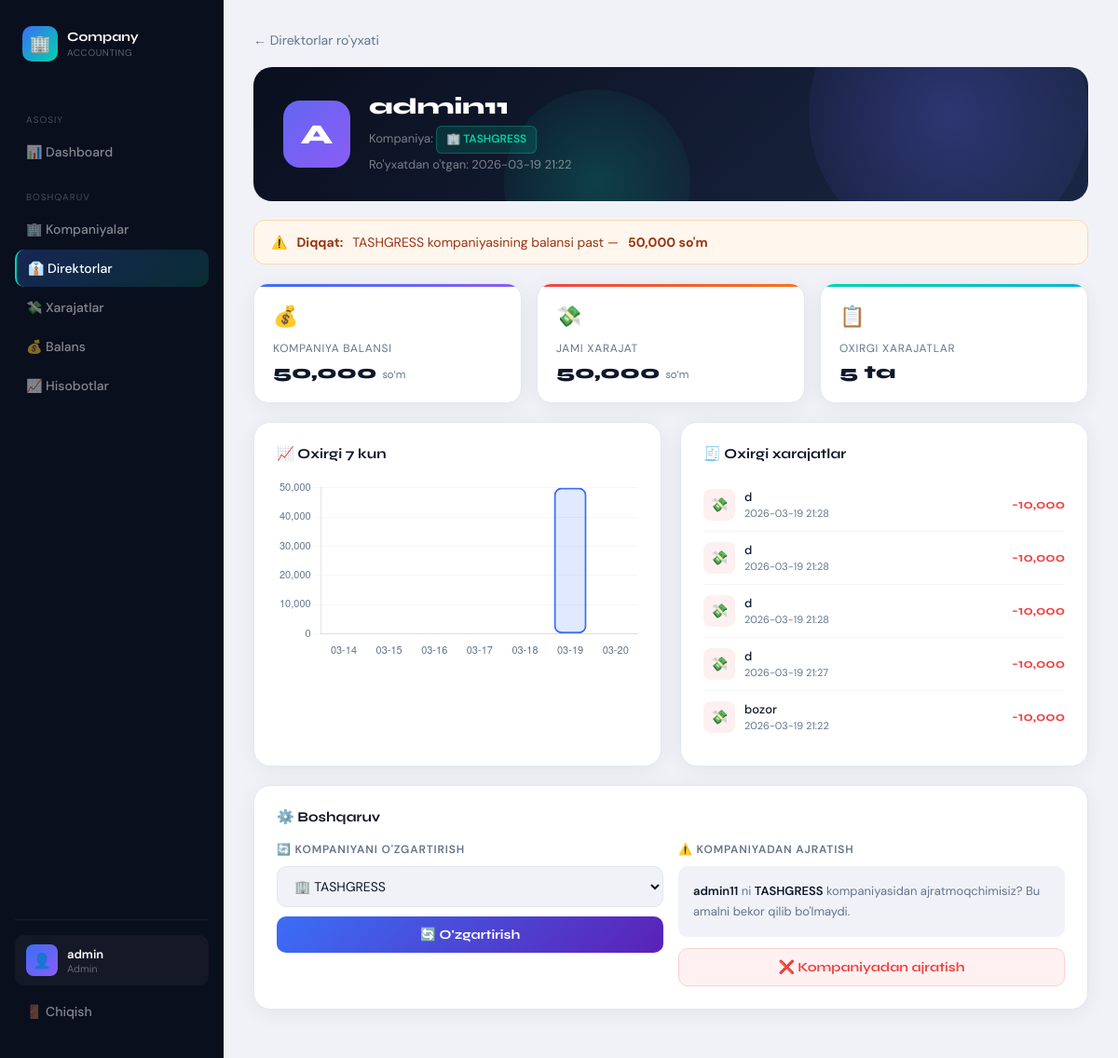
Page /admin/director/2 (signed in) on the earlier database version.
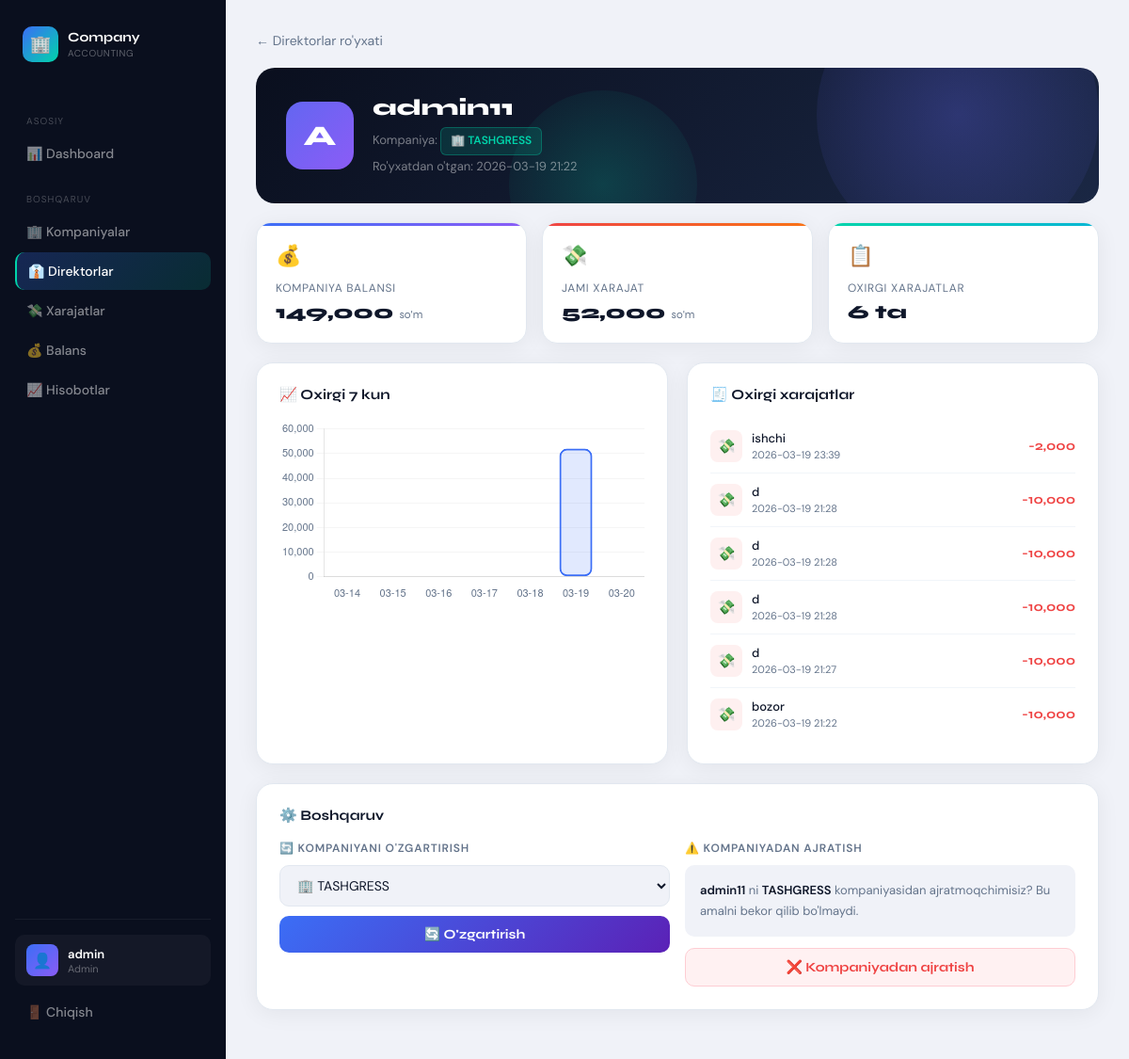
Same page on the later database version.
### tables this page shows
CREATE TABLE users (
        id INTEGER PRIMARY KEY AUTOINCREMENT,
        username TEXT UNIQUE,
        password TEXT,
        role TEXT,
        company_id INTEGER,
        created_at TEXT
    );

CREATE TABLE companies (
        id INTEGER PRIMARY KEY AUTOINCREMENT,
        name TEXT,
        balance INTEGER DEFAULT 0,
        created_at TEXT
    );

CREATE TABLE expenses (
        id INTEGER PRIMARY KEY AUTOINCREMENT,
        company_id INTEGER,
        user_id INTEGER,
        amount INTEGER,
        description TEXT,
        created_at TEXT
    );

### app.py (the view, shortened to what this page needs)
@app.route("/admin/director/<int:director_id>", methods=["GET", "POST"])
def admin_director_detail(director_id):
    if session.get("role") != "admin":
        return "Ruxsat yo'q ❌"
    conn = get_db()
    c = conn.cursor()
    c.execute("""
        SELECT
            u.id,
            u.username,
            u.created_at,
            c.name AS company,
            c.id AS company_id_val
        FROM users u
        LEFT JOIN companies c ON u.company_id = c.id
        WHERE u.id = ?
    """, (director_id,))
    director = c.fetchone()
    if not director:
        conn.close()
        return "Direktor topilmadi ❌"
    c.execute("SELECT id, name FROM companies")
    companies = c.fetchall()
    company_balance = 0
    total_expenses = 0
    recent_expenses = []
    chart_labels = []
    chart_values = []
    if director["company_id_val"]:
        c.execute("SELECT balance FROM companies WHERE id=?", (director["company_id_val"],))
        row = c.fetchone()
        if row:
            company_balance = row["balance"]
        c.execute("SELECT IFNULL(SUM(amount), 0) FROM expenses WHERE company_id=?", (director["company_id_val"],))
        total_expenses = c.fetchone()[0]
        c.execute("""
            SELECT amount, description, created_at
            FROM expenses WHERE company_id=?
            ORDER BY id DESC LIMIT 10
        """, (director["company_id_val"],))
        recent_expenses = c.fetchall()
        for i in range(6, -1, -1):
            day = (datetime.now() - timedelta(days=i)).strftime("%Y-%m-%d")
            c.execute("SELECT IFNULL(SUM(amount),0) FROM expenses WHERE company_id=? AND date(created_at)=?",
                      (director["company_id_val"], day))
            chart_labels.append(day[-5:])
            chart_values.append(c.fetchone()[0])
    conn.close()
    return render_template(
        "admin_director_detail.html",
        director=director,
        companies=companies,
        company_balance=company_balance,
        total_expenses=total_expenses,
        recent_expenses=recent_expenses,
        chart_labels=chart_labels,
        chart_values=chart_values
    )

### app.py (called while the page is built)
def get_db():
    conn = sqlite3.connect("users.db")
    conn.row_factory = sqlite3.Row
    return conn

@app.context_processor
def inject_notifications():
    return {
        "notifications": [],
        "last_expense": session.get("last_expense")
    }

### templates/admin_director_detail.html (shortened to what this page needs)
<!DOCTYPE html>
<html lang="uz">
<head>
</head>
<body>
<aside class="sidebar">
    <div class="sidebar-logo">
        <div class="icon">🏢</div>
        <div class="brand">Company <span>Accounting</span></div>
    </div>
    <div class="nav-section">Asosiy</div>
    <a href="{{ url_for('dashboard') }}">📊 Dashboard</a>
    <div class="nav-section">Boshqaruv</div>
    <a href="{{ url_for('admin_companies') }}">🏢 Kompaniyalar</a>
    <a href="{{ url_for('admin_directors') }}" class="active">👔 Direktorlar</a>
    <a href="{{ url_for('admin_expenses') }}">💸 Xarajatlar</a>
    <a href="{{ url_for('admin_balances') }}">💰 Balans</a>
    <a href="{{ url_for('admin_reports') }}">📈 Hisobotlar</a>
    <div class="sidebar-bottom">
        <div class="user-badge">
            <div class="user-avatar">👤</div>
            <div class="user-info">
                <div class="name">{{ session.get("user") }}</div>
                <div class="role">Admin</div>
            </div>
        </div>
        <a href="{{ url_for('logout') }}" style="margin-top:8px;">🚪 Chiqish</a>
    </div>
</aside>
<main class="main">
    <a href="{{ url_for('admin_directors') }}" class="back-btn">← Direktorlar ro'yxati</a>
    <div class="hero-card">
        <div class="hero-left">
            <div class="big-avatar">{{ director['username'][0] | upper }}</div>
            <div>
                <div class="hero-name">{{ director['username'] }}</div>
                <div class="hero-meta">
                    Kompaniya:
                    {% if director['company'] %}
                        <span class="company-tag">🏢 {{ director['company'] }}</span>
                    {% else %}
                        <span class="no-company-tag">⚠️ Biriktirilmagan</span>
                    {% endif %}
                    <br>
                    Ro'yxatdan o'tgan: {{ director['created_at'] }}
                </div>
            </div>
        </div>
    </div>
    {% if director['company'] and company_balance < 100000 and company_balance >= 0 %}
    <div class="warning-bar">
        ⚠️ <strong>Diqqat:</strong> {{ director['company'] }} kompaniyasining balansi past —
        <strong>{{ "{:,}".format(company_balance) }} so'm</strong>
    </div>
    {% endif %}
    <div class="stats-row">
        <div class="stat-card">
            <div class="stat-icon">💰</div>
            <div class="stat-label">Kompaniya balansi</div>
            <div class="stat-val">{{ "{:,}".format(company_balance) }} <small style="font-size:12px;font-weight:400;color:var(--muted)">so'm</small></div>
        </div>
        <div class="stat-card">
            <div class="stat-icon">💸</div>
            <div class="stat-label">Jami xarajat</div>
            <div class="stat-val">{{ "{:,}".format(total_expenses) }} <small style="font-size:12px;font-weight:400;color:var(--muted)">so'm</small></div>
        </div>
        <div class="stat-card">
            <div class="stat-icon">📋</div>
            <div class="stat-label">Oxirgi xarajatlar</div>
            <div class="stat-val">{{ recent_expenses | length }} ta</div>
        </div>
    </div>
    <div class="bottom-grid">
        <div class="card">
            <div class="card-title">📈 Oxirgi 7 kun</div>
            {% if chart_values and chart_values | sum > 0 %}
            <canvas id="barChart"></canvas>
            {% else %}
            <div class="empty-list">📭 Bu hafta xarajat yo'q</div>
            {% endif %}
        </div>
        <div class="card">
            <div class="card-title">🧾 Oxirgi xarajatlar</div>
            {% if recent_expenses %}
                {% for e in recent_expenses %}
                <div class="expense-item">
                    <div class="exp-left">
                        <div class="exp-dot">💸</div>
                        <div>
                            <div class="exp-desc">{{ e['description'] if e['description'] else e[1] }}</div>
                            <div class="exp-date">{{ e['created_at'] if e['created_at'] else e[2] }}</div>
                        </div>
                    </div>
                    <div class="exp-amount">-{{ "{:,}".format(e['amount'] if e['amount'] else e[0]) }}</div>
                </div>
                {% endfor %}
            {% else %}
                <div class="empty-list">📭 Hozircha xarajat yo'q</div>
            {% endif %}
        </div>
    </div>
    <div class="actions-card">
        <div class="card-title">⚙️ Boshqaruv</div>
        <div class="actions-grid">
            <div class="assign-section">
                <div class="section-label">
                    {% if director['company'] %}🔄 Kompaniyani o'zgartirish{% else %}➕ Kompaniyaga biriktirish{% endif %}
                </div>
                <form method="POST">
                    <select name="company_id" required>
                        {% for c in companies %}
                            <option value="{{ c['id'] }}"
                                {% if director['company_id_val'] == c['id'] %}selected{% endif %}>
                                🏢 {{ c['name'] }}
                            </option>
                        {% endfor %}
                    </select>
                    <button type="submit" class="btn-assign">
                        {% if director['company'] %}🔄 O'zgartirish{% else %}✅ Biriktirish{% endif %}
                    </button>
                </form>
            </div>
            <div>
                {% if director['company'] %}
                <div class="section-label">⚠️ Kompaniyadan ajratish</div>
                <div class="info-box" style="margin-bottom:12px;">
                    <strong>{{ director['username'] }}</strong> ni
                    <strong>{{ director['company'] }}</strong> kompaniyasidan ajratmoqchimisiz?
                    Bu amalni bekor qilib bo'lmaydi.
                </div>
                <form method="GET" action="{{ url_for('unassign_director', director_id=director['id']) }}"
                      onsubmit="return confirm('Rostdan ajratilsinmi?')">
                    <button type="submit" class="btn-unassign">❌ Kompaniyadan ajratish</button>
                </form>
                {% else %}
                <div class="section-label">ℹ️ Ma'lumot</div>
                <div class="info-box">
                    Bu direktor hali hech qaysi kompaniyaga biriktirilmagan.<br>
                    Chapdan kompaniyani tanlang va biriktiring.
                </div>
                {% endif %}
            </div>
        </div>
    </div>
</main>
{% if chart_values %}
<script>
new Chart(document.getElementById('barChart'), {
    type: 'bar',
    data: {
        labels: {{ chart_labels | tojson }},
        datasets: [{
            label: "Xarajat",
            data: {{ chart_values | tojson }},
            backgroundColor: 'rgba(59,110,246,0.15)',
            borderColor: '#3b6ef6',
            borderWidth: 2,
            borderRadius: 8,
            borderSkipped: false,
        }]
    },
    options: {
        responsive: true,
        plugins: {
            legend: { display: false },
            tooltip: {
                backgroundColor: '#0a0f1e',
                bodyColor: 'white',
                padding: 10, borderRadius: 8,
                callbacks: { label: ctx => ' ' + ctx.parsed.y.toLocaleString() + " so'm" }
            }
        },
        scales: {
            x: { grid: { display: false }, ticks: { color: '#64748b', font: { size: 11 } } },
            y: { grid: { color: 'rgba(0,0,0,0.04)' }, ticks: { color: '#64748b', font: { size: 11 }, callback: v => v.toLocaleString() }, beginAtZero: true }
        }
    }
});
</script>
{% endif %}
</body>
</html>

Differences in the rows shown:
changed companies "TASHGRESS": balance "50,000" → "149,000"; company "TASHGRESS" → (not shown); balance "50,000" → (not shown)
added expenses: description "ishchi", created_at "2026-03-19 23:39", amount "2,000"
Other differences:
{{ "{:,}".format(total_expenses) }}: "50,000" → "52,000"
{{ recent_expenses | length }}: "5" → "6"
chart data {{ chart_values | tojson }}: [0, 0, 0, 0, 0, 50000, 0] → [0, 0, 0, 0, 0, 52000, 0]
text no longer shown: "⚠️ Diqqat: kompaniyasining balansi past — so'm"
